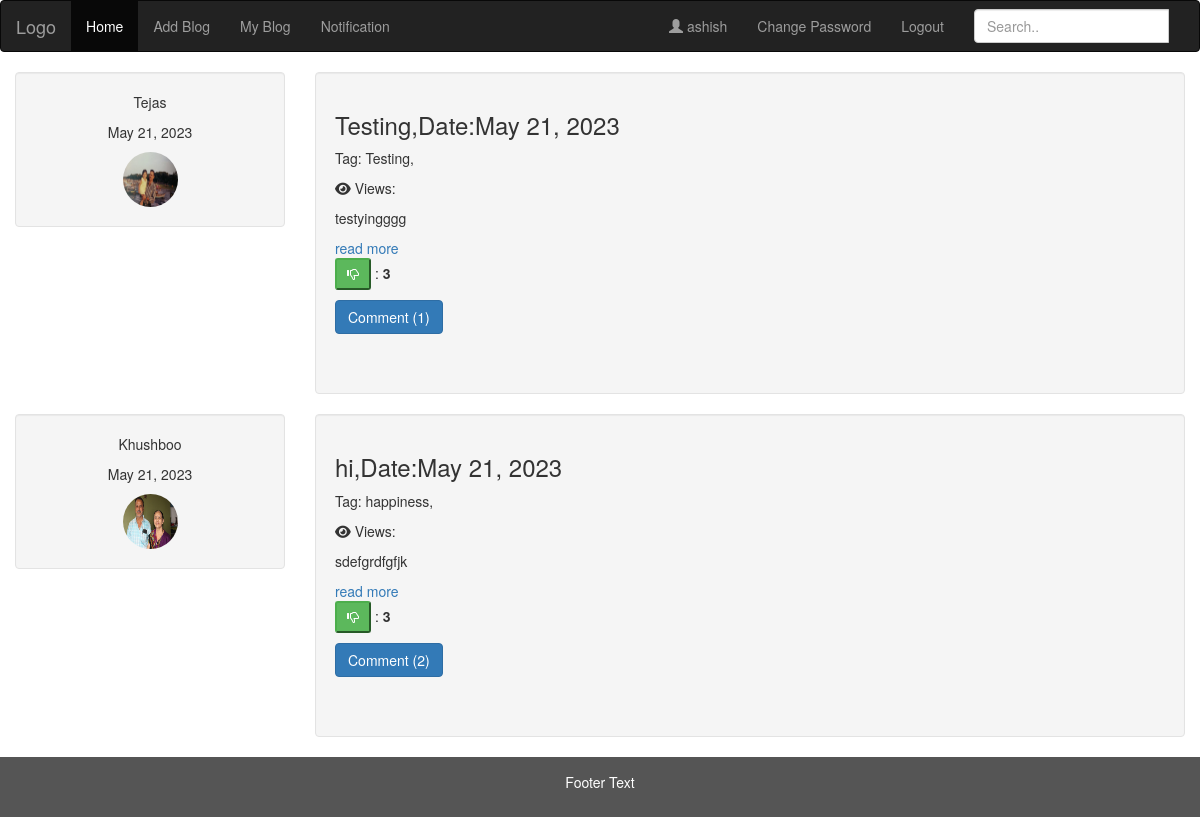
Page /userApp/index/ (signed in) on the committed database.
### blogmanageApp/models.py (models this page shows, shortened)
@python_2_unicode_compatible
class Post(models.Model):
    title = models.CharField(max_length= 200)
    title_tag = models.CharField(max_length= 200)
    author = models.ForeignKey(User, on_delete = models.CASCADE)
    tag = models.ManyToManyField(Tag)
    body = RichTextField(blank = True, null = True)
    post_date = models.DateField(auto_now_add= True)
    Category = models.ForeignKey(Category, on_delete = models.CASCADE)
    like = models.ManyToManyField(User,related_name= 'likes')
    status = models.BooleanField( default = False , null = True)
    hit_count_generic = GenericRelation(HitCount, object_id_field='object_pk',related_query_name='hit_count_generic_relation')

class Tag(models.Model):
    tag_name = models.CharField(max_length= 200)
    def __str__(self):
        return self.tag_name

### accountApp/models.py (models this page shows, shortened)
class Profile(models.Model):
    user = models.OneToOneField(User,on_delete = models.CASCADE)
    mobileno = models.CharField(max_length= 11)
    avatar = models.ImageField(upload_to = 'avatars/')
    location = models.CharField(max_length = 200)
    birth_date = models.DateField(null= True)
    bio = models.TextField(max_length = 500, blank=True)

### userApp/views.py (the view)
# urls.py: path('index/',views.index, name = 'index'),
@login_required(login_url= 'login')
def index(request):
    id = request.session['id']
    user_profile = User.objects.filter(id = id)
    '''
    print(request.method)
    if request.method == "GET":
        search_text = request.GET.get('search_text')

        if search_text is not None and search_text != u"":
            search_text = request.GET.get('search_text')
            post = Post.objects.filter(title__istartswith = search_text).filter(status = True).order_by('-post_date')

        else:
            post = []
            post = Post.objects.filter(status = True).order_by('-post_date')
    '''
    post = Post.objects.filter(status = True ).order_by('-post_date')
    paginator = Paginator(post,10)
    page = request.GET.get('page')
    try:
        posts = paginator.page(page)
    except PageNotAnInteger:
        posts = paginator.page(1)
    except EmptyPage:
        posts = paginator.page(paginator.num_pages)
    post_id = Post.objects.filter(author = id , status = True)
    comment = UserPostComment.objects.all()
    comment_filter = UserPostComment.objects.values('post_id' ).annotate(total = Count('user_id')).filter(parent_id = None)
    context ={
        'user_profile':user_profile,
        'post_detail': post,
        'comment' : comment,
        'comment_filter' : comment_filter,
        'page' : page,
        'posts' : posts,
    }
    return render(request,'userApp/index.html',context)

### userApp/templates/userApp/index.html (shortened to what this page needs)
{% extends 'userApp/base.html' %}
{% load i18n %}
{% block content %}
{% load static %}
{% load humanize %}
{% load hitcount_tags %}
<div class="container text-center" >
  <div class="row">
    <div id ="main_content" >
      {% for post in posts  %}
      <div class="row"    >
        <div class="col-sm-3">
          <div class="well">
           <p>{{ post.author.first_name }} </p>
           <p>{{ post.post_date}}</p>
           <img src="../media/{{ post.author.profile.avatar }}" class="img-circle" height="55" width="55" alt="Avatar">
          </div>
        </div>
        <div class="col-sm-9">
          <div class="well text-left">
            <h3>{{ post.title}},Date:{{ post.post_date }}</h3>
            <p >Tag: {{ post.tag.all|join:", " }},</p>
            <p>    <i class="fas fa-eye"></i>
              Views: {% get_hit_count for post %}</p>
            <div>
            {{ post.body|safe|truncatewords:"50"|linebreaks }}
            </div>
            <a href="{% url 'post' post.id %}">read more</a>
            {% if user.username in post.like.all|join:", " %}
            <p>
            <button type="button" class="dislike btn-success btn-sm" data ="{{post.id}}"  id = "like{{post.id}}">
              <span class="glyphicon glyphicon-thumbs-down" id = "icon{{post.id}}" ></span>
            </button>
            {% else %}
            <p><button type="button" class="like btn-default btn-sm" data ="{{post.id}}" id = "like{{post.id}}">
              <span class="glyphicon glyphicon-thumbs-up" id = "icon{{post.id}}" ></span>
            </button>
            {% endif %}
          :<span><b id = 'likedisplay{{post.id}}'> {{ post.like.count}}</b></span></p>
          <button class="comment btn btn-large btn-primary" data1 ="{{post.id}}" >Comment
          {% for comment_f in comment_filter %}
            {% if comment_f.post_id == post.id %}
            <span id="total_comment{{post.id}}">
            ({{ comment_f.total }})           </span>
            {% endif %}
          {% endfor %}
          </button><br><br>
              <br>
          </div>
        </div>
      </div>
    {% endfor %}
    </div>
  </div>
</div>
{% endblock %}

### userApp/templates/userApp/base.html (shortened to what this page needs)
<!DOCTYPE html>
{% load i18n %}
<html lang="en">
<head>
  {% load static %}
  <link rel="stylesheet" href="https://maxcdn.bootstrapcdn.com/bootstrap/3.4.1/css/bootstrap.min.css">
</head>
<body  >
<nav class="navbar navbar-inverse">
  <div class="container-fluid">
    <div class="navbar-header">
      <a class="navbar-brand" href="#">Logo</a>
    </div>
    <div class="collapse navbar-collapse" id="myNavbar">
      <ul class="nav navbar-nav">
        <li class="active"><a href="{% url 'login' %}">Home</a></li>
        <li><a href="{% url 'blog' %}">Add Blog</a></li>
        <li><a href="{% url 'user_blog' %}">My Blog</a></li>
        <li><a href="{% url 'notification' %}">Notification</a></li>
      </ul>
      <div class="navbar-form navbar-right" role="search">
        <div class="form-group input-group">
          <input type="text" class="form-control" id ="search" placeholder="Search..">
        </div>
      </div>
      <ul class="nav navbar-nav navbar-right"  >
        <li><a href="{% url 'update' %}"><span class="glyphicon glyphicon-user">
        </span> {{ user.first_name }}</a></li>
        <li><a href="{% url 'password_change' %}"> Change Password </a></li>
        <li><a href="{% url 'logout' %}">Logout</a></li>
      </ul>
    </div>
  </div>
</nav>
{% block content %}
{% endblock %}
<footer class="container-fluid text-center">
  <p>Footer Text</p>
</footer>
</body>
</html>

### userApp/templates/userApp/base.html (style rules this page uses)
footer { background-color: #555; color: white; padding: 15px; }

### rows in the picture
Post: author.first_name "Tejas", post_date "May 21, 2023", author.profile.avatar (picture), title "Testing", tag.all "Testing", body "testyingggg", like.count "3", total "1"
Post: author.first_name "Khushboo", post_date "May 21, 2023", author.profile.avatar (picture), title "hi", tag.all "happiness", body "sdefgrdfgfjk", like.count "3", total "2"

### other values in the picture
{{ user.first_name }} "ashish"
